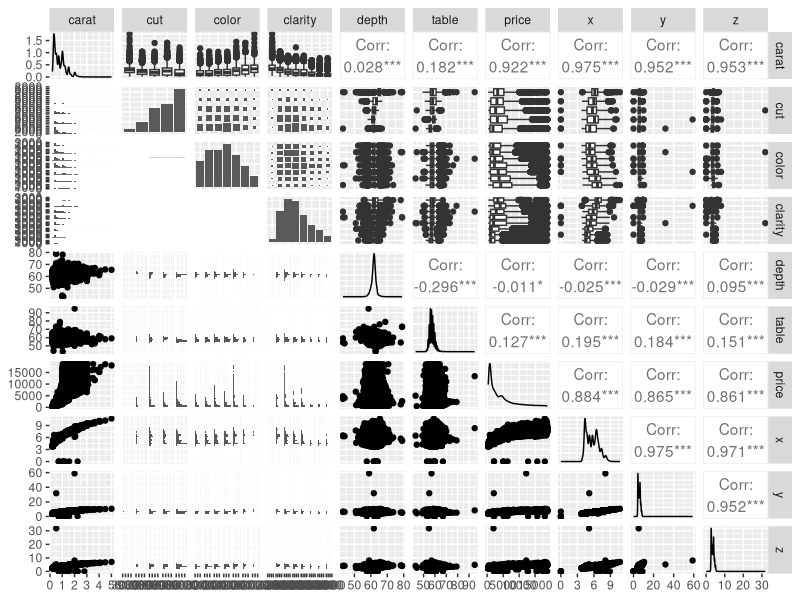
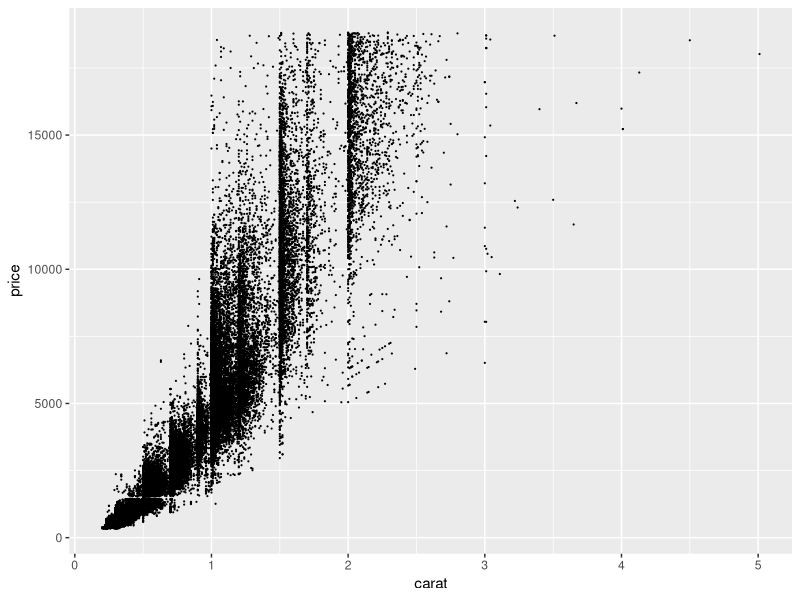
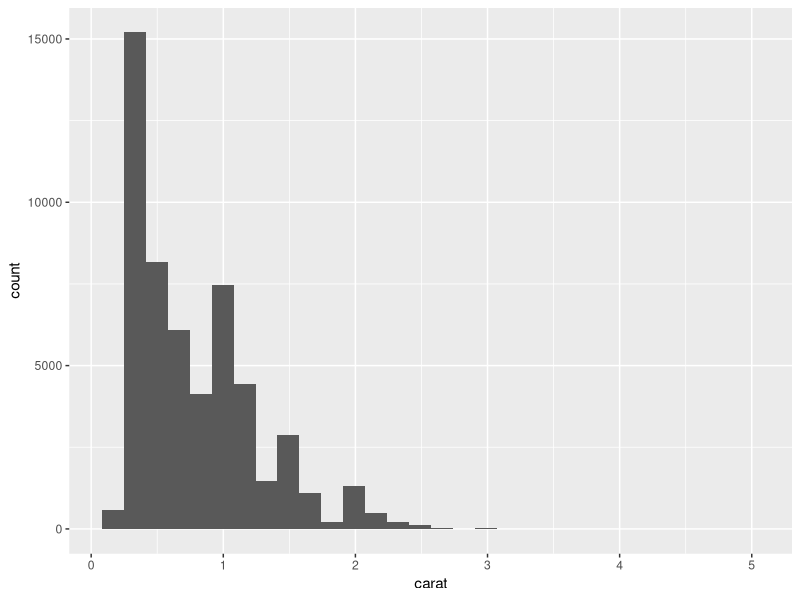
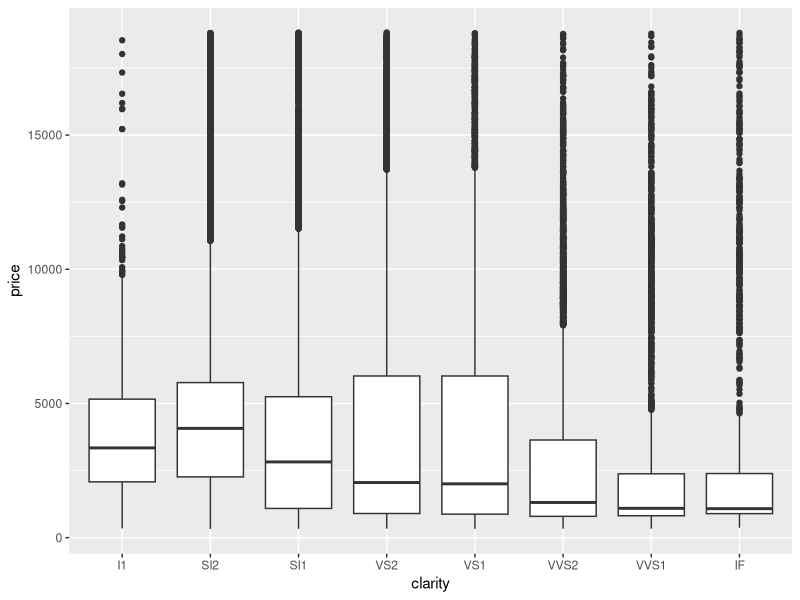

Generate these figures, in order, with R:
## ---- chunk 1
# load libraries ----
library(tidyverse)
library(GGally)
library(skimr)
## ---- chunk 2
# explore data ----

names(diamonds)

dim(diamonds)

summary(diamonds)

head(diamonds)

tail(diamonds)

skimr::skim(diamonds)

# create a pairs plot ----
ggpairs(data= diamonds)

# create a scatterplot ----
ggplot(data= diamonds, aes(x= carat, y= price)) +
  geom_point(size= 0.1)

# create a histogram ----
ggplot(data= diamonds, aes(x= carat)) +
  geom_histogram()

# create a boxplot ----
ggplot(data= diamonds, aes(x = clarity, y= price)) +
  geom_boxplot()
